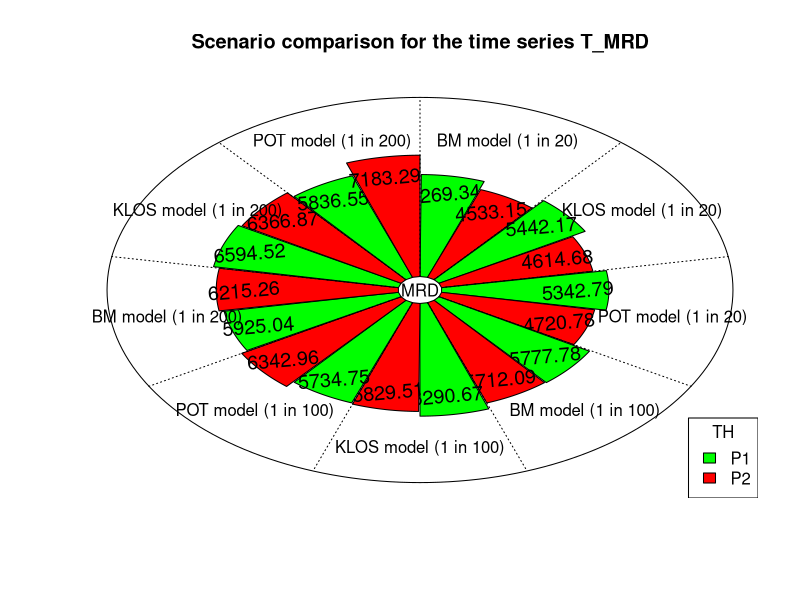
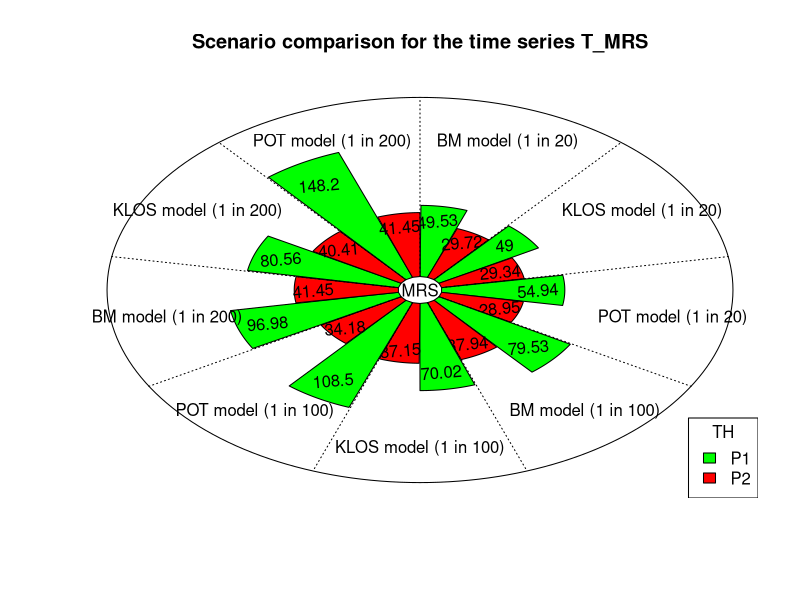
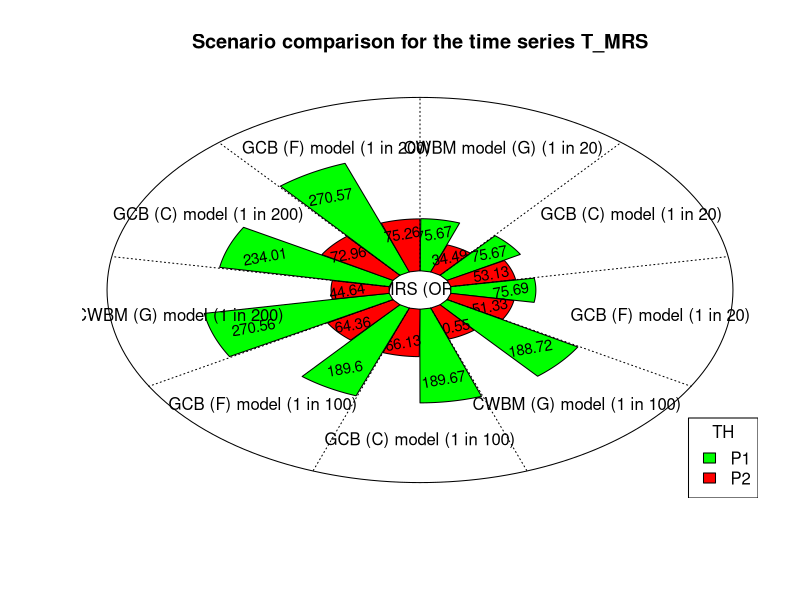
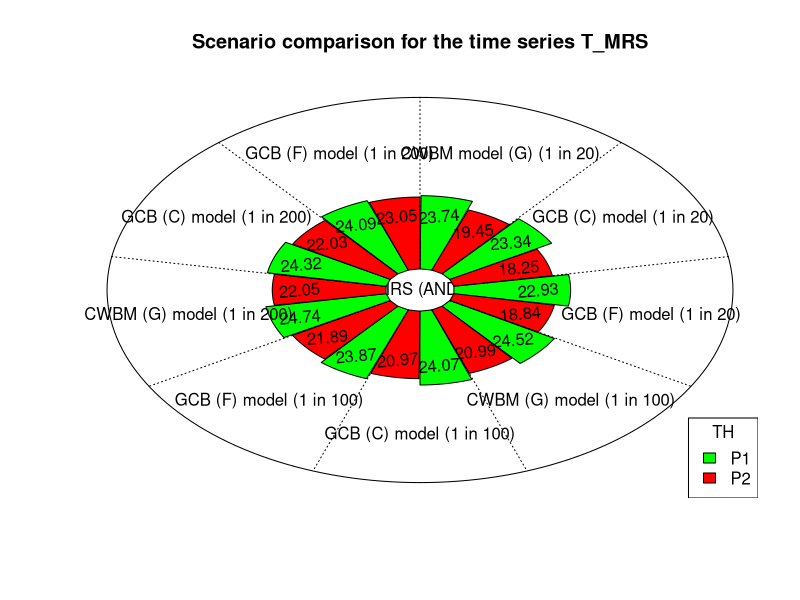
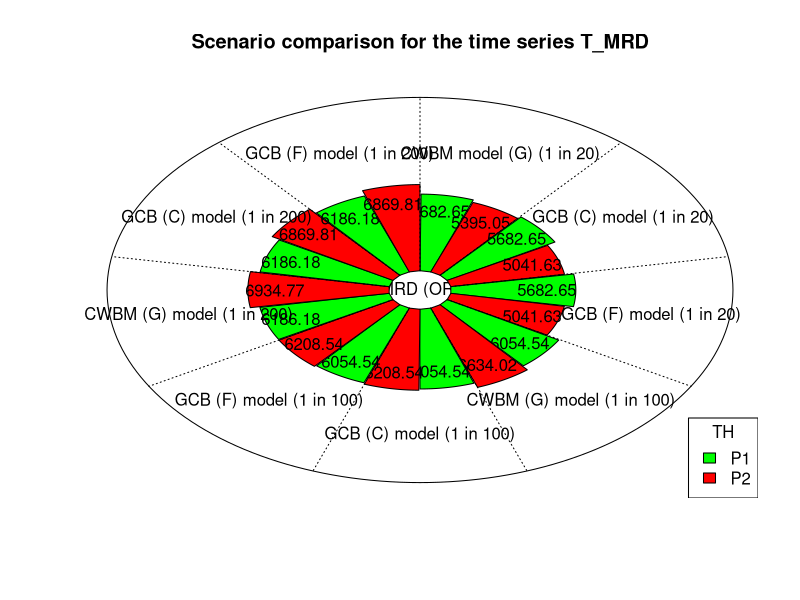
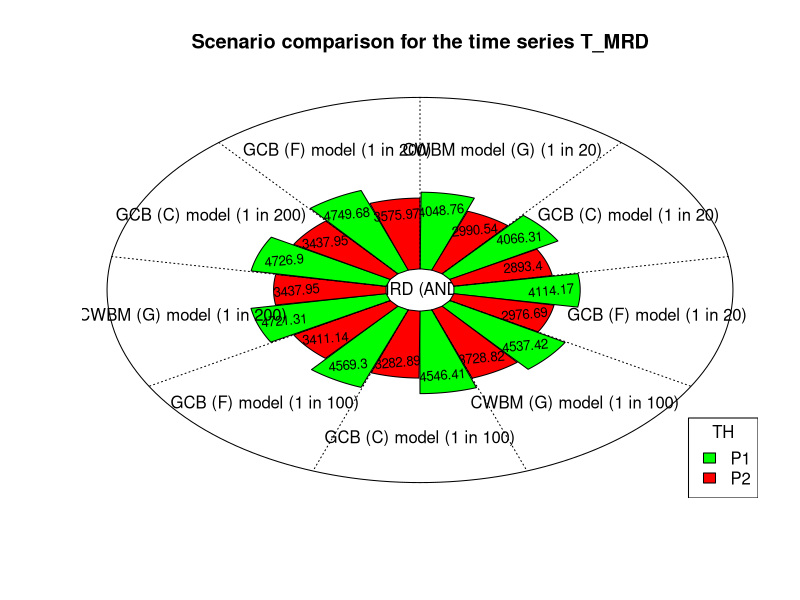

These charts were generated, in order, by the following R code:
plotCircular<-function(area1,area2=NULL,spokes=NULL,
                       scale=0.8,labels,stats=TRUE,dp=1,
                       clockwise=TRUE,spoke.col='black',lines=FALSE,
                       inlab = TRUE, str_cen = "", incex = 1,
                       inunit = "", inscale = 0.9, insrt = 0, centrecirc=0.03,
                       main="", xlab="", ylab="", pieces.col=c("white","gray"),
                       length=FALSE, legend=TRUE, pt = 0.8,
                       auto.legend=list(x="bottomright",fill=NULL, labels=NULL, title=""), ...){
  
  ## NB: need some serious argumnt checking
  ## NB2: can find list of available colours using colors()
  
  ## No legend if only one variable and check area vars same length
  if (is.null(area2)) {
    legend <- FALSE
  } else {
    if (length(area1)!=length(area2))
      cat("Warning: length of", deparse(substitute(area1)),
          "and", deparse(substitute(area2)),"not equal\n")
  }
  
  ##print(pieces.col)
  density.1 <- density.2 <- 0
  if (pieces.col[1] != "white") density.1 <- NA
  if (length(pieces.col)==2) {
    if (pieces.col[2] != "white") density.2 <- NA
  }
  
  op <- par(no.readonly = TRUE) # the whole list of settable par's.
  on.exit(par(op)) # restore graphic settings whenever function exits
  
  bins<-length(area1)
  clockstart=pi/2 # default clock start at 12 o'clock
  half<- 2*pi/(bins*2) # for moving text/spokes half-way round
  if (clockwise==TRUE) mult=-1 else mult=1
  
  ## First plot a circle (of radius 1) as a frame
  detail<-200 # number that controls graphical detail of cheeses
  circle<-matrix(nrow=detail+1,ncol=2,data=0)
  frac<-1/detail
  for (i in 1:(detail+1)){
    circle[i,1]<-1*cos(2*pi*i*frac)
    circle[i,2]<-1*sin(2*pi*i*frac)
  }
  plot(circle,type='l',col='black',bty='n',yaxt='n',main=main,
       xlab=xlab, ylab=ylab, xlim=c(-1,1),ylim=c(-1,1),xaxt='n', ...)
  
  text(0,0, str_cen)
  
  ## scale cheeses to their area
  aarea1<-area1
  if(is.null(area2)==FALSE){
    aarea2<-area2
  }
  if(length==F){
    aarea1<-sqrt(area1*12/pi)
    if(is.null(area2)==FALSE){
      aarea2<-sqrt(area2*12/pi)
    }
  }
  
  ## scale the area to the maximum multiplied by the user-defined scale
  ## draw the cheeses
  for (cheeseno in 1:bins){
    if(is.null(area2)==TRUE){
      scaled1<-scale*aarea1/max(aarea1)
      cheese<-matrix(nrow=102,ncol=4,data=0)
      start<-2*pi*((cheeseno-1)/bins)+clockstart
      frac<-1/100
      cheese[1,1]<-centrecirc*mult*cos((2*pi*frac/bins)+start)
      cheese[1,2]<-centrecirc*sin((2*pi*frac/bins)+start)
      cheese[102,1]<-centrecirc*mult*cos((2*pi*100*frac/bins)+start)
      cheese[102,2]<-centrecirc*sin((2*pi*100*frac/bins)+start)
      cheese[1,3]<-centrecirc*mult*cos((2*pi*frac/bins)+start)
      cheese[1,4]<-centrecirc*sin((2*pi*frac/bins)+start)
      cheese[102,3]<-centrecirc*mult*cos((2*pi*100*frac/bins)+start)
      cheese[102,4]<-centrecirc*sin((2*pi*100*frac/bins)+start)
      for (i in 1:100){
        cheese[i+1,1]<-mult*scaled1[cheeseno]*cos((2*pi*i*frac/bins)+start)
        cheese[i+1,2]<-scaled1[cheeseno]*sin((2*pi*i*frac/bins)+start)
        cheese[i+1,3]<-mult*scaled1[cheeseno]*inscale*cos((2*pi*i*frac/bins)+start)
        cheese[i+1,4]<-scaled1[cheeseno]*inscale*sin((2*pi*i*frac/bins)+start)
      }
      polygon(cheese,density=density.1,angle=0,lty=1,lwd=1,border="black", col=pieces.col[1]) 
      if(inlab == TRUE){text(cheese[51,3], cheese[51,4], labels = paste(round(area1[cheeseno],2),inunit), cex = incex, srt = insrt)}
    }
    
    ## plot with two segments #
    ## 1st pattern
    if(is.null(area2)==FALSE){
      allarea<-c(aarea1,aarea2)
      scaled1<-scale*aarea1/max(allarea)
      scaled2<-scale*aarea2/max(allarea)
      cheese1<-matrix(nrow=52,ncol=4,data=0)
      cheese2<-matrix(nrow=52,ncol=4,data=0)
      start<-2*pi*((cheeseno-1)/bins)+clockstart
      frac<-1/100
      
      
      ## centrecirc: do not start at c(0,0) to prevent a dense block
      cheese1[1,1]<-centrecirc*mult*cos((2*pi*0*frac/bins)+start)
      cheese1[1,2]<-centrecirc*sin((2*pi*0*frac/bins)+start)
      cheese1[52,1]<-centrecirc*mult*cos((2*pi*51*frac/bins)+start)
      cheese1[52,2]<-centrecirc*sin((2*pi*51*frac/bins)+start)
      
      cheese1[1,3]<-centrecirc*mult*cos((2*pi*0*frac/bins)+start)
      cheese1[1,4]<-centrecirc*sin((2*pi*0*frac/bins)+start)
      cheese1[52,3]<-centrecirc*mult*cos((2*pi*51*frac/bins)+start)
      cheese1[52,4]<-centrecirc*sin((2*pi*51*frac/bins)+start)
      
      for (i in 1:50){
        cheese1[i+1,1]<-mult*scaled1[cheeseno]*cos((2*pi*i*frac/bins)+start)
        cheese1[i+1,2]<-scaled1[cheeseno]*sin((2*pi*i*frac/bins)+start)
        cheese1[i+1,3]<-mult*inscale*scaled1[cheeseno]*cos((2*pi*i*frac/bins)+start)
        cheese1[i+1,4]<-scaled1[cheeseno]*inscale*sin((2*pi*i*frac/bins)+start)
      }
      polygon(cheese1,density=density.1,angle=0,lty=1,lwd=1,border="black", col=pieces.col[1]) 
      if(inlab == TRUE){text(cheese1[26,3], cheese1[26,4], labels = paste(round(area1[cheeseno],2), inunit), cex = incex, srt = insrt)}
      
      ## 2nd pattern
      start<-2*pi*((cheeseno-1)/bins)+clockstart
      cheese2[1,1]<-centrecirc*mult*cos((2*pi*50*frac/bins)+start)
      cheese2[1,2]<-centrecirc*sin((2*pi*50*frac/bins)+start)
      cheese2[52,1]<-centrecirc*mult*cos((2*pi*100*frac/bins)+start)
      cheese2[52,2]<-centrecirc*sin((2*pi*100*frac/bins)+start)
      
      cheese2[1,3]<-centrecirc*mult*cos((2*pi*50*frac/bins)+start)
      cheese2[1,4]<-centrecirc*sin((2*pi*50*frac/bins)+start)
      cheese2[52,3]<-centrecirc*mult*cos((2*pi*100*frac/bins)+start)
      cheese2[52,4]<-centrecirc*sin((2*pi*100*frac/bins)+start)
      
      for (i in 51:100){
        cheese2[i+1-50,1]<-mult*scaled2[cheeseno]*cos((2*pi*i*frac/bins)+start)
        cheese2[i+1-50,2]<-scaled2[cheeseno]*sin((2*pi*i*frac/bins)+start)
        cheese2[i+1-50,3]<-mult*inscale*scaled2[cheeseno]*cos((2*pi*i*frac/bins)+start)
        cheese2[i+1-50,4]<-scaled2[cheeseno]*inscale*sin((2*pi*i*frac/bins)+start)
      }
      polygon(cheese2,density=density.2,angle=0,lty=1,lwd=1,border="black", col=pieces.col[2]) 
      if(inlab == TRUE){text(cheese2[26,3], cheese2[26,4], labels = paste(round(area2[cheeseno],2), inunit), cex = incex, srt = insrt)}
    } 
  }
  ## add the text
  if (is.null(labels)==FALSE&stats==FALSE){
    for (cheeseno in 1:bins){
      x<-mult*pt*cos((2*pi*cheeseno/bins)+start+half)
      y<-pt*sin((2*pi*cheeseno/bins)+start+half)
      text(x,y,labels[cheeseno])
    }
  }
  
  ## add the labels with stats
  if (is.null(labels)==FALSE&stats==TRUE){
    clabel2<-formatC(area1, format="f", digits=dp) # convert to character
    for (cheeseno in 1:bins){
      x<-mult*pt*cos((2*pi*cheeseno/bins)+start+half)
      y<-ptsin((2*pi*cheeseno/bins)+start+half)
      label1<-labels[cheeseno]
      label<-paste(label1,"\n",clabel2[cheeseno])
      text(x,y,label)
    }
  }
  
  ## add spokes representing uncertainty
  if (is.null(spokes)==FALSE){
    scaleds<-scale*spokes/max(spokes)
    halfcheese<-(2*pi)/(bins*2);
    for (cheeseno in 1:bins){
      spokes<-matrix(data=0,nrow=2,ncol=2)
      spokes[1,1]<-centrecirc*mult*scaleds[cheeseno]*
        cos((2*pi*cheeseno/bins)+start+half)
      spokes[1,2]<-centrecirc*scaleds[cheeseno]*
        sin((2*pi*cheeseno/bins)+start+half)
      spokes[2,1]<-mult*scaleds[cheeseno]*cos((2*pi*cheeseno/bins)+start+half)
      spokes[2,2]<-scaleds[cheeseno]*sin((2*pi*cheeseno/bins)+start+half)
      lines(spokes,pch=0,type='l',col=spoke.col,lty=1,lwd=1.5) 
    }
  } # end of spokes
  
  ## add dotted lines to separate months
  if (lines==TRUE){
    halfcheese<-(2*pi)/(bins*2);
    for (cheeseno in 1:bins){
      breaks<-matrix(data=0,nrow=2,ncol=2)
      breaks[1,1]<-centrecirc*cos((2*pi*cheeseno/bins)+start)
      breaks[1,2]<-centrecirc*sin((2*pi*cheeseno/bins)+start)
      breaks[2,1]<-cos((2*pi*cheeseno/bins)+start)
      breaks[2,2]<-sin((2*pi*cheeseno/bins)+start)
      lines(breaks,pch=0,type='l',lty=3,lwd=1) 
    }
  } # end of lines
  
  ## add legend if set
  if (legend) {
    if (length(auto.legend$x)==0) {
      legend.x <- "bottomright"
    } else {
      legend.x <- auto.legend$x
    }
    
    ##if (length(auto.legend$title)==0) {
    ##  title <- NULL
    ##} else {
    ##  title <- auto.legend$title
    ##}
    
    if (length(auto.legend$labels)==0){
      labels <- c(deparse(substitute(area1)),
                  deparse(substitute(area2)))
    } else {
      labels <- auto.legend$labels
    }
    
    if (length(auto.legend$fill)==0){
      fill <- pieces.col
    } else {
      fill <- auto.legend$fill
    }
    
    ##print(legend.x)
    ##print(labels)
    ##print(fill)
    ##print(title)
    legend(x=legend.x, legend=labels, title=auto.legend$title, fill=fill, ...)
  }
  
}

### Univariate plots ###

lab = c("BM model (1 in 20)", "KLOS model (1 in 20)", "POT model (1 in 20)", "BM model (1 in 100)", "KLOS model (1 in 100)", "POT model (1 in 100)", "BM model (1 in 200)", "KLOS model (1 in 200)", "POT model (1 in 200)")
a_1 = c(5269.34, 5442.17, 5342.79, 5777.78, 6290.67, 5734.75, 5925.04, 6594.52, 5836.55)
a_2 = c(4533.15, 4614.68, 4720.78, 5712.09, 5829.51, 6342.96, 6215.26, 6366.87, 7183.29)

plotCircular(area1=a_1, area2=a_2, scale=0.7, pt = 0.82, str_cen = "MRD",
             labels=lab, stats = FALSE, dp=0, lines=TRUE, pieces.col=c("green","red"), inunit = "",
             auto.legend=list(labels=c("P1","P2"), title="TH"),centrecirc = 0.07, inlab = TRUE, incex = 1.2 ,inscale = 0.85,
             main="Scenario comparison for the time series T_MRD", insrt = 5)

a_1 = c(49.53, 49.00, 54.94, 79.53, 70.02, 108.50, 96.98, 80.56, 148.20)
a_2 = c(29.72, 29.34, 28.95, 37.94, 37.15, 34.18, 41.45, 40.41, 41.45)

plotCircular(area1=a_1, area2=a_2, scale=0.76, pt = 0.82, str_cen = "MRS",
             labels=lab, stats = FALSE, dp=0, lines=TRUE, pieces.col=c("green","red"), inunit = "",
             auto.legend=list(labels=c("P1","P2"), title="TH"),centrecirc = 0.07, inlab = TRUE, incex = 1 ,inscale = 0.83,
             main="Scenario comparison for the time series T_MRS", insrt = 5)


### Multivariate plots ###

lab = c("CWBM model (G) (1 in 20)", "GCB (C) model (1 in 20)", "GCB (F) model (1 in 20)", "CWBM (G) model (1 in 100)", "GCB (C) model (1 in 100)", "GCB (F) model (1 in 100)", "CWBM (G) model (1 in 200)", "GCB (C) model (1 in 200)", "GCB (F) model (1 in 200)")
a_1 = c(75.67, 75.67, 75.69, 188.72, 189.67, 189.60,270.56, 234.01, 270.57)
a_2 = c(34.49, 53.13, 51.33, 40.55, 66.13, 64.36, 44.64, 72.96, 75.26)

plotCircular(area1=a_1, area2=a_2, scale=0.7, pt = 0.78, str_cen = "MRS (OR)",
             labels=lab, stats = FALSE, dp=0, lines=TRUE, pieces.col=c("green","red"), inunit = "",
             auto.legend=list(labels=c("P1","P2"), title="TH"),centrecirc = 0.1, inlab = TRUE, incex = 0.9 ,inscale = 0.8,
             main="Scenario comparison for the time series T_MRS", insrt = 10)

a_1 = c(23.74, 23.34, 22.93, 24.52, 24.07, 23.87, 24.74, 24.32, 24.09)
a_2 = c(19.45, 18.25, 18.84, 20.99, 20.97, 21.89, 22.05, 22.03, 23.05)

plotCircular(area1=a_1, area2=a_2, scale=0.5, pt = 0.75, str_cen = "MRS (AND)",
             labels=lab, stats = FALSE, dp=0, lines=TRUE, pieces.col=c("green","red"), inunit = "",
             auto.legend=list(labels=c("P1","P2"), title="TH"),centrecirc = 0.11, inlab = TRUE, incex = 1 ,inscale = 0.8,
             main="Scenario comparison for the time series T_MRS", insrt = 5)


a_1 = c(5682.65, 5682.65, 5682.65, 6054.54, 6054.54, 6054.54, 6186.18, 6186.18, 6186.18)
a_2 = c(5395.05, 5041.63, 5041.63, 6634.02, 6208.54, 6208.54, 6934.77, 6869.81, 6869.81)

plotCircular(area1=a_1, area2=a_2, scale=0.55, pt = 0.75, str_cen = "MRD (OR)",
             labels=lab, stats = FALSE, dp=0, lines=TRUE, pieces.col=c("green","red"), inunit = "",
             auto.legend=list(labels=c("P1","P2"), title="TH"),centrecirc = 0.1, inlab = TRUE, incex = 1 ,inscale = 0.83,
             main="Scenario comparison for the time series T_MRD", insrt = 0)

a_1 = c(4048.76, 4066.31, 4114.17, 4537.42, 4546.41, 4569.30, 4721.31, 4726.90, 4749.68)
a_2 = c(2990.54, 2893.40, 2976.69, 3728.82, 3282.89, 3411.14, 3437.95, 3437.95, 3575.97)

plotCircular(area1=a_1, area2=a_2, scale=0.55, pt = 0.77, str_cen = "MRD (AND)",
             labels=lab, stats = FALSE, dp=0, lines=TRUE, pieces.col=c("green","red"), inunit = "",
             auto.legend=list(labels=c("P1","P2"), title="TH"),centrecirc = 0.11, inlab = TRUE, incex = 0.8 ,inscale = 0.83,
             main="Scenario comparison for the time series T_MRD", insrt = 5)

